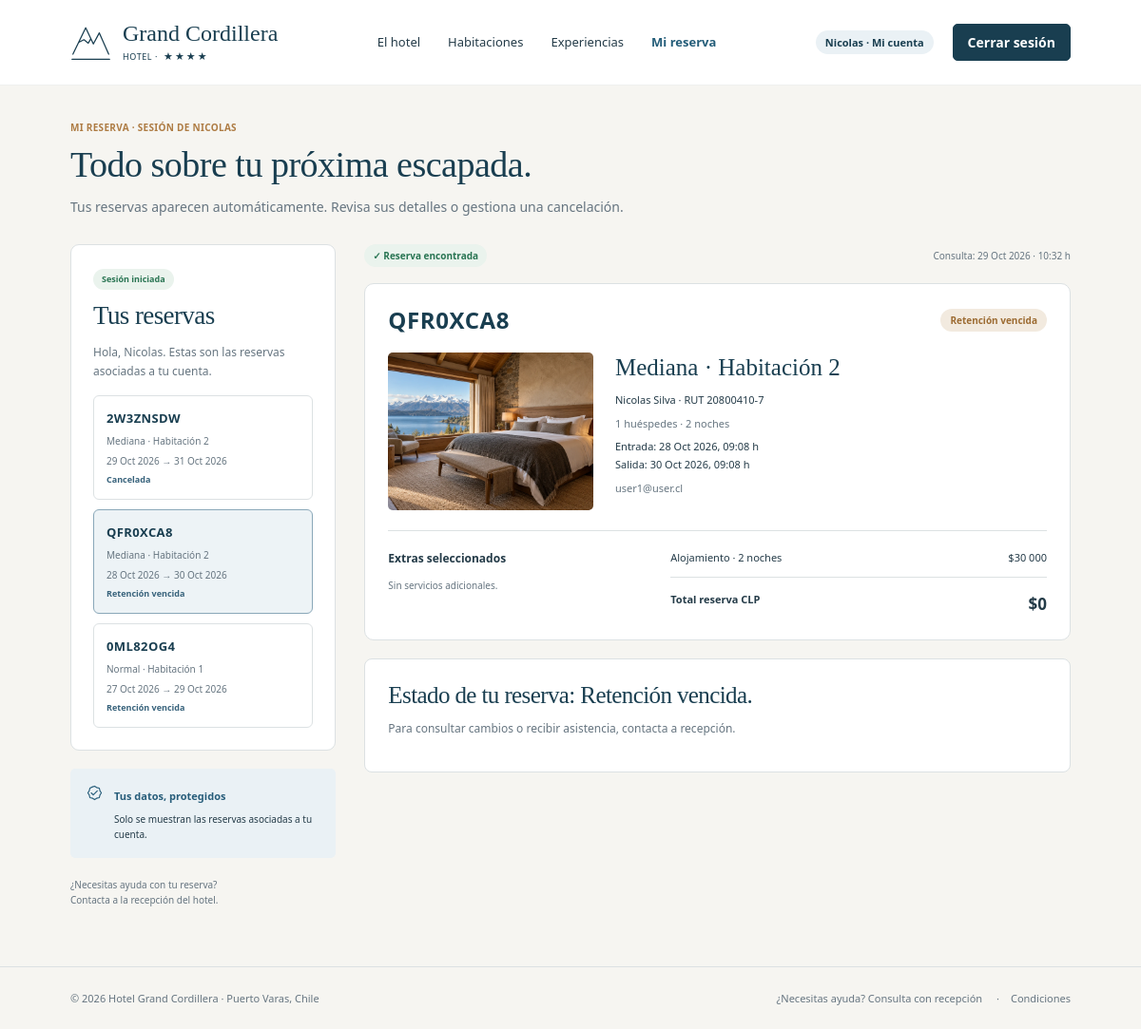
/mi-reserva/?reserva=QFR0XCA8 (signed in), run on the app's committed database.
### hotel/models.py (models this page shows, shortened)
class Usuario(AbstractUser):
    username = None
    first_name = None
    last_name = None
    rut = models.CharField(
        max_length=12,
        unique=True,
        verbose_name="RUT",
    )
    nombre = models.CharField(max_length=100)
    apellido = models.CharField(max_length=100)
    email = models.EmailField(
        unique=True,
        verbose_name="Correo electrónico",
    )
    telefono = models.CharField(
        max_length=25,
        verbose_name="Teléfono",
    )
    USERNAME_FIELD = "email"
    REQUIRED_FIELDS = [
        "rut",
        "nombre",
        "apellido",
        "telefono",
    ]
    objects = UsuarioManager()
    class Meta:
        db_table = "usuario"
        verbose_name = "Usuario"
        verbose_name_plural = "Usuarios"
        constraints = [
            models.UniqueConstraint(
                Lower("email"),
                name="usuario_email_unico_sin_mayusculas",
            ),
        ]

class Reserva(models.Model):
    class Estado(models.TextChoices):
        RETENIDA = "RETENIDA", "Retención temporal"
        CONFIRMADA = "CONFIRMADA", "Confirmada"
        EN_ESTADIA = "EN_ESTADIA", "En estadía"
        COMPLETADA = "COMPLETADA", "Completada"
        CANCELADA = "CANCELADA", "Cancelada"
    codigo = models.CharField(
        max_length=8,
        unique=True,
        default=generar_codigo_reserva,
        editable=False,
    )
    cliente = models.ForeignKey(
        Cliente,
        on_delete=models.PROTECT,
        related_name="reservas",
        null=True,
        blank=True,
    )
    personal = models.ForeignKey(
        PersonalHotel,
        on_delete=models.PROTECT,
        related_name="reservas_gestionadas",
        null=True,
        blank=True,
    )
    habitacion = models.ForeignKey(
        Habitacion,
        on_delete=models.PROTECT,
        related_name="reservas",
    )
    fecha_entrada = models.DateTimeField()
    fecha_salida = models.DateTimeField()
    numero_huespedes = models.PositiveSmallIntegerField(
        default=1,
        validators=[MinValueValidator(1), MaxValueValidator(6)],
        verbose_name="Número de huéspedes",
    )
    pago_simulado = models.BooleanField(
        default=False, editable=False, verbose_name="Pago de prueba aprobado",
    )
    fecha_creacion = models.DateTimeField(
        default=timezone.now,
        editable=False,
    )
    fecha_confirmacion = models.DateTimeField(
        null=True,
        blank=True,
    )
    fecha_checkin = models.DateTimeField(
        null=True,
        blank=True,
    )
    estado = models.CharField(
        max_length=12,
        choices=Estado.choices,
        default=Estado.RETENIDA,
    )
    retencion_hasta = models.DateTimeField(
        default=calcular_vencimiento_retencion,
        null=True,
        blank=True,
    )
    titular_rut = models.CharField(
        max_length=12,
        blank=True,
    )
    titular_nombre = models.CharField(
        max_length=100,
        blank=True,
    )
    titular_apellido = models.CharField(
        max_length=100,
        blank=True,
    )
    titular_correo = models.EmailField(blank=True)
    titular_telefono = models.CharField(
        max_length=25,
        blank=True,
    )
    precio_noche_pactado = models.DecimalField(
        max_digits=12,
        decimal_places=2,
        default=0,
        validators=[MinValueValidator(0)],
    )
    descuento_aplicado = models.DecimalField(
        max_digits=12,
        decimal_places=2,
        default=0,
        validators=[MinValueValidator(0)],
    )
    monto_total = models.DecimalField(
        max_digits=12,
        decimal_places=2,
        default=0,
        validators=[MinValueValidator(0)],
    )
    class Meta:
        db_table = "reserva"
        verbose_name = "Reserva"
        verbose_name_plural = "Reservas"
        ordering = ["-fecha_creacion"]
        constraints = [
            models.CheckConstraint(
                condition=Q(fecha_salida__gt=F("fecha_entrada")),
                name="reserva_fechas_ordenadas",
            ),
            models.CheckConstraint(
                condition=Q(
                    precio_noche_pactado__gte=0,
                    descuento_aplicado__gte=0,
                    monto_total__gte=0,
                ),
                name="reserva_importes_no_negativos",
            ),
        ]
        indexes = [
            models.Index(
                fields=[
                    "habitacion",
                    "estado",
                    "fecha_entrada",
                    "fecha_salida",
                ],
                name="reserva_disponibilidad_idx",
            ),
        ]
    @staticmethod
    def contar_noches(entrada, salida):
        if not entrada or not salida or salida <= entrada:
            raise ValidationError({
                "fecha_salida": "La salida debe ser posterior a la entrada.",
            })
        zona = timezone.get_default_timezone()
        entrada_local = timezone.localtime(entrada, zona) if timezone.is_aware(entrada) else entrada
        salida_local = timezone.localtime(salida, zona) if timezone.is_aware(salida) else salida
        return max(1, (salida_local.date() - entrada_local.date()).days)

class Habitacion(models.Model):
    class Tipo(models.TextChoices):
        NORMAL = "NORMAL", "Normal"
        MEDIANA = "MEDIANA", "Mediana"
        GRANDE = "GRANDE", "Grande / Suite"
    class Estado(models.TextChoices):
        DISPONIBLE = "DISPONIBLE", "Disponible"
        RESERVADA = "RESERVADA", "Reservada"
        OCUPADA = "OCUPADA", "Ocupada"
        MANTENIMIENTO = "MANTENIMIENTO", "En mantenimiento"
    numero = models.PositiveIntegerField(
        unique=True,
        validators=[MinValueValidator(1)],
    )
    tipo = models.CharField(
        max_length=10,
        choices=Tipo.choices,
    )
    precio_base_noche = models.DecimalField(
        max_digits=12,
        decimal_places=2,
        validators=[MinValueValidator(0)],
    )
    estado_actual = models.CharField(
        max_length=15,
        choices=Estado.choices,
        default=Estado.DISPONIBLE,
    )
    class Meta:
        db_table = "habitacion"
        verbose_name = "Habitación"
        verbose_name_plural = "Habitaciones"
        ordering = ["numero"]
        constraints = [
            models.CheckConstraint(
                condition=Q(precio_base_noche__gte=0),
                name="habitacion_precio_no_negativo",
            ),
        ]

### hotel/gestion_views.py (the view, shortened to what this page needs)
# urls.py: path('mi-reserva/', gestion_views.mis_reservas, name='mis_reservas'),
@never_cache
def mis_reservas(request):
    reserva = None
    reservas = []
    consulta_realizada = False
    form = None
    if request.user.is_authenticated:
        reservas = list(Reserva.objects.filter(cliente__usuario=request.user).select_related(
            'habitacion', 'cliente__usuario',
        ).annotate(prioridad=Case(
            When(estado=Reserva.Estado.CONFIRMADA, then=Value(0)),
            When(estado=Reserva.Estado.EN_ESTADIA, then=Value(1)),
            default=Value(2), output_field=IntegerField(),
        )).order_by('prioridad', '-fecha_creacion'))
        for opcion in reservas:
            opcion.estado_gestion = texto_estado(opcion)
        codigo = request.GET.get('reserva')
        reserva = next((r for r in reservas if r.codigo == codigo), None) if codigo else (reservas[0] if reservas else None)
        if codigo and reserva is None:
            raise Http404
    contexto = {
        'consulta_form': form, 'reservas': reservas, 'consulta_realizada': consulta_realizada,
        'gestion_activa': True, 'consulta_hora': timezone.now(),
    }
    if reserva is not None:
        contexto.update(contexto_estadia(reserva))
        contexto.update({
            'estado_gestion': texto_estado(reserva),
            'puede_cancelar': puede_cancelar(reserva),
            'cancelar_form': CancelarReservaForm(),
        })
    return render(request, 'hotel/mis_reservas.html', contexto)

### hotel/templates/hotel/mis_reservas.html (shortened to what this page needs)
{% extends 'hotel/base.html' %}{% load static %}
{% block content %}
<section class="booking-page management-page"><div class="container">
  <header class="booking-heading"><span class="eyebrow">MI RESERVA · {% if user.is_authenticated %}SESIÓN DE {{ user.nombre|upper }}{% else %}SIN INICIAR SESIÓN{% endif %}</span><h1>Todo sobre tu próxima escapada.</h1><p>{% if user.is_authenticated %}Tus reservas aparecen automáticamente. Revisa sus detalles o gestiona una cancelación.{% else %}Consulta los detalles de tu reserva o solicita su cancelación con tu código y RUT.{% endif %}</p></header>
  <div class="management-layout"><aside class="management-sidebar">
    {% if user.is_authenticated %}
    <section class="management-sidebar-card"><span class="account-badge">Sesión iniciada</span><h2>Tus reservas</h2><p class="sidebar-intro">Hola, {{ user.nombre }}. Estas son las reservas asociadas a tu cuenta.</p>
    <nav class="own-reservations" aria-label="Tus reservas">{% for opcion in reservas %}<a class="own-reservation {% if opcion.pk == reserva.pk %}active{% endif %}" href="{% url 'hotel:mis_reservas' %}?reserva={{ opcion.codigo }}" {% if opcion.pk == reserva.pk %}aria-current="page"{% endif %}><strong>{{ opcion.codigo }}</strong><span>{{ opcion.habitacion.get_tipo_display }} · Habitación {{ opcion.habitacion.numero }}</span><span>{{ opcion.fecha_entrada|date:'j M Y' }} → {{ opcion.fecha_salida|date:'j M Y' }}</span><small>{{ opcion.estado_gestion }}</small></a>{% empty %}<p class="sidebar-intro">Aún no tienes reservas asociadas.</p>{% endfor %}</nav></section>
    {% endif %}
    <div class="data-protection"><svg class="icon"><use href="#check"/></svg><div><strong>Tus datos, protegidos</strong><p>{% if user.is_authenticated %}Solo se muestran las reservas asociadas a tu cuenta.{% else %}Solo se muestran reservas que coincidan con el código y el RUT del huésped titular.{% endif %}</p></div></div><p class="management-help">¿Necesitas ayuda con tu reserva?<br>Contacta a la recepción del hotel.</p>
  </aside><div class="management-content">
  {% if reserva %}
    <div class="management-result-meta"><span class="account-badge">✓ Reserva encontrada</span><span>Consulta: {{ consulta_hora|date:'j M Y · H:i' }} h</span></div>
    <article class="managed-reservation"><header class="managed-reservation-header"><h2>{{ reserva.codigo }}</h2><span class="reservation-state state-{{ reserva.estado|lower }}">{{ estado_gestion }}</span></header>
    <div class="managed-room"><img src="{% static 'hotel/img/habitacion-sur.webp' %}" alt="Ambientación ilustrativa de una habitación del sur de Chile"><div><h3>{{ reserva.habitacion.get_tipo_display }} · Habitación {{ reserva.habitacion.numero }}</h3><p>{{ reserva.titular_nombre }} {{ reserva.titular_apellido }} · RUT {{ reserva.titular_rut }}</p><p class="muted">{{ reserva.numero_huespedes }} huéspedes · {{ noches }} noches</p><p>Entrada: {{ reserva.fecha_entrada|date:'j M Y, H:i' }} h<br>Salida: {{ reserva.fecha_salida|date:'j M Y, H:i' }} h</p><p class="muted">{{ reserva.titular_correo }}</p></div></div>
    <div class="managed-breakdown"><div><h4>Extras seleccionados</h4><ul>{% for detalle in detalles %}<li>✓ {{ detalle.servicio.nombre }} · {{ detalle.cantidad }} unidad{{ detalle.cantidad|pluralize:' ,es' }}</li>{% empty %}<li>Sin servicios adicionales.</li>{% endfor %}</ul></div><div class="management-prices"><div><span>Alojamiento · {{ noches }} noches</span><strong>${{ alojamiento|floatformat:'-2g' }}</strong></div><div class="management-total"><strong>Total reserva CLP</strong><strong>${{ reserva.monto_total|floatformat:'-2g' }}</strong></div></div></div></article>
    {% if reserva.estado == 'CANCELADA' %}<section class="management-status-panel canceled-panel"><span class="success-circle" aria-hidden="true">✓</span><div><h2>Tu reserva está cancelada.</h2><p>La habitación ya no está reservada a tu nombre para estas fechas.</p><a class="outline-button" href="{% url 'hotel:fechas' %}">Planificar otra estadía →</a></div></section>
    {% else %}<section class="management-status-panel"><div><h2>{% if reserva.estado == 'CONFIRMADA' %}La cancelación en línea ya no está disponible.{% else %}Estado de tu reserva: {{ estado_gestion }}.{% endif %}</h2><p>{% if reserva.estado == 'CONFIRMADA' %}Quedan menos de tres horas para la entrada. Contacta a recepción para recibir ayuda.{% else %}Para consultar cambios o recibir asistencia, contacta a recepción.{% endif %}</p></div></section>{% endif %}
  {% elif consulta_realizada %}<section class="management-empty lookup-empty" role="status"><svg class="empty-mountain"><use href="#mountain"/></svg><h2>No encontramos una reserva.</h2><p>Revisa el código y el RUT del titular. Si necesitas ayuda, contacta a recepción.</p></section>
  {% else %}<section class="management-empty initial-lookup"><svg class="empty-mountain"><use href="#mountain"/></svg><h2>Tu reserva aparecerá aquí.</h2><p>Ingresa tu código y el RUT del titular para consultar los detalles de tu estadía.</p></section>{% endif %}
  </div></div>
</div></section>{% include 'hotel/pie_reserva.html' %}
{% endblock %}

### hotel/templates/hotel/base.html (shortened to what this page needs)
{% load static %}
<!DOCTYPE html>
<html lang="es-CL">
<head>
  <link rel="stylesheet" href="{% static 'hotel/css/home.css' %}">
  <link rel="stylesheet" href="{% static 'hotel/css/reservas.css' %}">
  <link rel="stylesheet" href="{% static 'hotel/css/checkout.css' %}">
  <link rel="stylesheet" href="{% static 'hotel/css/gestion.css' %}">
</head>
<body>
  <header class="site-header"><div class="header-inner container">
    <a class="brand" href="{% url 'hotel:home' %}" aria-label="Grand Cordillera, inicio"><svg class="brand-mark" aria-hidden="true"><use href="#mountain"/></svg><span><span class="brand-name">Grand Cordillera</span><span class="brand-subtitle">HOTEL · <span class="stars">★★★★</span></span></span></a>
    <nav id="navegacion" class="main-nav" aria-label="Navegación principal"><a href="{% url 'hotel:home' %}#el-hotel">El hotel</a><a href="{% url 'hotel:fechas' %}">Habitaciones</a><a href="{% url 'hotel:home' %}#experiencias">Experiencias</a><a class="nav-link {% if gestion_activa %}current-nav{% endif %}" href="{% url 'hotel:mis_reservas' %}" {% if gestion_activa %}aria-current="page"{% endif %}>Mi reserva</a></nav>
    <div class="account-nav">{% if user.is_authenticated %}<a class="account-profile-link" href="{% url 'hotel:mis_reservas' %}">{{ user.nombre }} · Mi cuenta</a><form action="{% url 'hotel:salir' %}" method="post">{% csrf_token %}<button class="button button-small" type="submit">Cerrar sesión</button></form>{% else %}<a class="login-link" href="{% url 'hotel:ingresar' %}{% if gestion_activa %}?next={% url 'hotel:mis_reservas' %}{% endif %}">Iniciar sesión</a><a class="button button-small" href="{% url 'hotel:registro' %}">Registrarse · −5%</a>{% endif %}</div>
  </div></header>
  <main id="contenido">{% block content %}{% endblock %}</main>
</body>
</html>

### data on the page
Usuario: nombre "Nicolas", nombre "NICOLAS"
Reserva: codigo "2W3ZNSDW", habitacion.tipo "Mediana", habitacion.numero "2", fecha_entrada "29 Oct 2026", fecha_salida "31 Oct 2026", estado_gestion "Cancelada"
Reserva: codigo "QFR0XCA8", habitacion.tipo "Mediana", habitacion.numero "2", fecha_entrada "28 Oct 2026", fecha_salida "30 Oct 2026", estado_gestion "Retención vencida", titular_nombre "Nicolas", titular_apellido "Silva", titular_rut "20800410-7", numero_huespedes "1", fecha_entrada "28 Oct 2026, 09:08", fecha_salida "30 Oct 2026, 09:08", titular_correo "user1@user.cl", monto_total "0"
Reserva: codigo "0ML82OG4", habitacion.tipo "Normal", habitacion.numero "1", fecha_entrada "27 Oct 2026", fecha_salida "29 Oct 2026", estado_gestion "Retención vencida"

### other printed values
{{ estado_gestion }} "Retención vencida"
{{ noches }} "2"
{{ alojamiento|floatformat:'-2g' }} "30 000"
